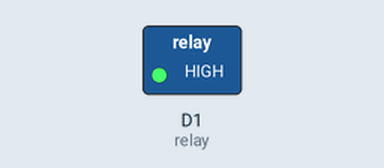
Simulated run of this sketch. Board: ESP8266 (NodeMCU). Parts: switched loads named in the sketch (green lamp = pin HIGH).

Above: at 2.5 s.
At 7.5 s:
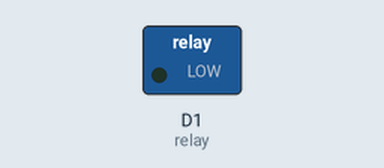
Timing chart, 0 to 13.0 s (numbered marks = the images above):
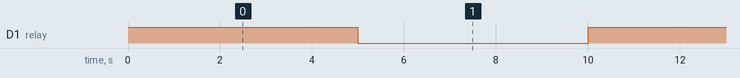

The sketch:

test_relay.ino
```cpp
// Internet de las cosas / http://internetdelascosas.cl
//
// Sketch que permite activar un relay

int relay = D1;

// La rutina setup se ejecuta al iniciar el Arduino o al presionar el boton reset
void setup() {
// Inicialica el pin digital relay (que vale 2)  como salida
  pinMode(relay, OUTPUT);
}

// La rutina loop se ejecuta en forma infinita despues de inicializado el Arduino
void loop() {
  digitalWrite(relay, HIGH);   // Envia el valor HIGH (5V) al pin digital relay
  delay(5000);                 // Espera 2 segundos
  digitalWrite(relay, LOW);    // Envia el valor LOW (0V) al pin digital relay
  delay(5000);                // Espera 10 segundos
}
```

Measured:
- by itself, D1 (relay): alternates HIGH for 5.0 s and LOW for 5.0 s
